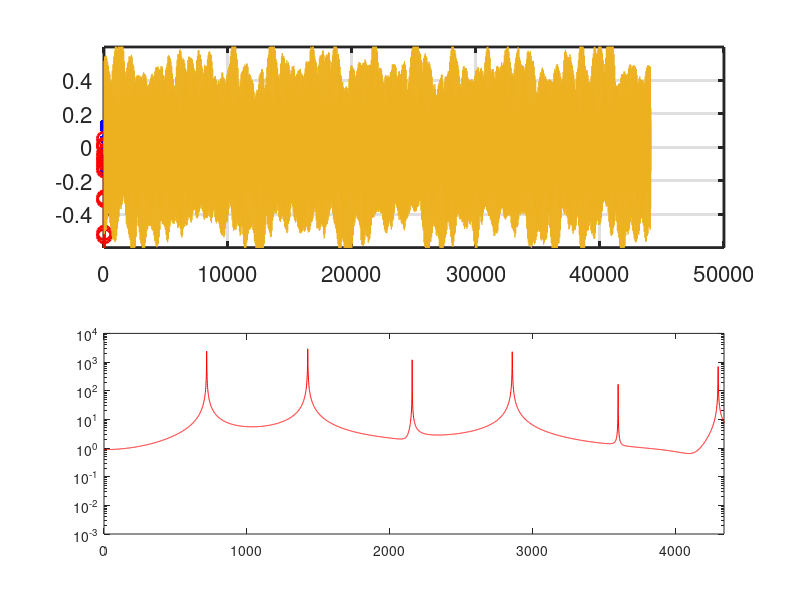

The MATLAB script that drew this image:
clear all;
close all;
clc;

drawSpeed = 10000;
fs = 44100;
k = 1/fs;
lengthSound = fs;

Ninit = 30.5;
N = Ninit;
L = 1;
h = 1/N;

cInit = h/k;
c = cInit;

h = c*k;
N = floor(1/h);
h = 1/N;
lambdaSq = (c*k/h)^2

overlap = 2;

uNext = zeros(floor(N/2) + ceil((overlap + 1) / 2) - 1, 1);
u = zeros(floor(N/2) + ceil((overlap + 1) / 2) - 1, 1);

if mod(N,2) == 1
    uNext = [uNext; 0];
    u = [u; 0];
end

u(floor(N/5)-4:floor(N/5)+4) = hann(9);
uPrev = u;

wNext = zeros(floor(N/2) + floor((overlap + 1) / 2) - 1, 1);
w = zeros(floor(N/2) + floor((overlap + 1) / 2) - 1, 1);
% u3(floor(N/4)-5:floor(N/4)+5) = hann(11);
% w(floor(2*N/5)-4:floor(2*N/5)+4) = hann(9);
wPrev = w;

zNext = zeros(N, 1);
z = zeros(N-1, 1);
z(floor(N/5)-4:floor(N/5)+4) = hann(9);
zPrev = z;

origHLocs = 0:h:1;

eu = ones(length(u), 1);
Dxxu = spdiags([eu -2*eu eu], -1:1, length(u),length(u));

Dxxu(end-1,end-2) = 1.5;
Dxxu(end,end-1) = 1.5;


ew = ones(length(w), 1);
Dxxw = spdiags([ew -2*ew ew], -1:1, length(w),length(w));
% Dxxw(3,2) = 0.5;
Dxxw(2,3) = 1.5;
Dxxw(1,2) = 1.5;
% Dxxw(2,1) = 1/3;
% Dxxw(1,1) = -2;

ez = ones(length(z), 1);
Dxxz = spdiags([ez -2*ez ez], -1:1, length(z),length(z));

flag = false;
changeC = false;

eta = 0;
etaNext = 0;
omega0 = 10000;
interpol = "linear";
outFree = zeros(lengthSound, 1);
for n = 1:lengthSound
    NPrev = N;
    if changeC
        c = cInit * (1-5*n/lengthSound);
    else
        c = c;
    end
    h = 1.001*c*k;
    Ninit = 1/h;
    N = floor(1/h);
    Nsave(n) = N;
    hSave(n) = h;
    hLocs = 1:-h:0;
    
    lambdaSq = c^2 * k^2 / h^2;
    hLocsLeft = (1:(length(u))) * h;
    hLocsRight = flip(1 - ((1:(length(w))) * h));

    alf = (Ninit - N) + 0.5 * (1-(Ninit - N));
%     alf = 1 - 0.5 * (hLocsLeft(floor(N/2)) - hLocsRight(length(hLocsRight) - floor(N/2) + 1)) / h;
  
    if abs(N - NPrev) > 1
        disp('too fast')
    end
    if N > NPrev
        if mod(N,2) == 1
            if interpol == "linear"
                uNext = [uNext; ((1-alf) * wNext(1) + alf * wNext(2) - alf * uNext(end)) / (1-alf)];
                u = [u; ((1-alf) * w(1) + alf * w(2) - alf * u(end)) / (1-alf)];
                uPrev = [uPrev; ((1-alf) * wPrev(1) + alf * wPrev(2) - alf * uPrev(end)) / (1-alf)];
            else
                uNext = [uNext; ((1-alf) * wNext(1) + alf * wNext(2) - alf * uNext(end)) / (1-alf)];
                u = [u; ((1-alf) * w(1) + alf * w(2) - alf * u(end)) / (1-alf)];
                uPrev = [uPrev; ((1-alf) * wPrev(1) + alf * wPrev(2) - alf * uPrev(end)) / (1-alf)];
            
            end
        else 
            wNext = [uNext(end - overlap + 1);wNext];
            w = [u(end - overlap + 1);w];
            wPrev = [uPrev(end - overlap + 1);wPrev];
        end
        eu = ones(length(u), 1);
        Dxxu = spdiags([eu -2*eu eu], -1:1, length(u),length(u));
        Dxxu(end, end - 1) = 2;
        ew = ones(length(w), 1);
        Dxxw = spdiags([ew -2*ew ew], -1:1, length(w),length(w));
        Dxxw(1, 2) = 2;
    end
    
    if N < NPrev
        if mod(N,2) == 0
            uNext = uNext(1:end-1);
            u = u(1:end-1);
            uPrev = uPrev(1:end-1);
        else 
            wNext = wNext(2:end);
            w = w(2:end);
            wPrev = wPrev(2:end);
        end
        eu = ones(length(u), 1);
        Dxxu = spdiags([eu -2*eu eu], -1:1, length(u),length(u));
        Dxxu(end, end - 1) = 2;
        ew = ones(length(w), 1);
        Dxxw = spdiags([ew -2*ew ew], -1:1, length(w),length(w));
        Dxxw(1, 2) = 2;
    end

    
    leftRange = 2:length(u)-1;
    rightRange = 2:length(w)-1;
%     if mod(N,2) == 1
% %         hLocsLeft = 0:h:((L + h * 0.99999) /2);
% %         hLocsRight = flip(L:-h:(L/2));
%         hLocsLeft = 0:h:(L/2 + h * (overlap + 0.9999));
%         hLocsRight = flip(L:-h:(L/2 - h * overlap));
% 
%     else
%         hLocsLeft = 0:h:(L/2 + h * overlap);
%         hLocsRight = flip(L:-h:(L/2 - h * (overlap)));
%     end
    hLocsLeft = (1:(length(u))) * h;
    hLocsRight = flip(1 - ((1:(length(w))) * h));


    cub = [alf * (alf - 1) * (alf - 2) / -6, ...
            (alf - 1) * (alf + 1) * (alf - 2) / 2, ...
            alf * (alf + 1) * (alf - 2) / -2, ...
            alf * (alf + 1) * (alf - 1) / 6];
        
    Iu = zeros(1, length(u));
    Iw = zeros(1, length(w));
    if interpol == "linear"
        Iu(end) = alf;
        Iu(end-1) = 1-alf;
        Iw(2) = 1-alf;
        Iw(1) = alf;
    else
        Iu(end-3 : end) = cub;
        Iw(1:4) = cub;
    end
    Ju = Iu' * 1/h;    
    Jw = Iw' * 1/h;

        
    uLeftLocs = ((length(uNext) - overlap + 1) : length(uNext))';
    uRightLocs = (1:overlap)';
    
    uLeftPoints = alf * u(uLeftLocs) + (1 - alf) * u(uLeftLocs - 1);
    uRightPoints = alf * w(uRightLocs) + (1 - alf) * w(uRightLocs + 1);
    
    %% left half string
    uNext = 2 * u + lambdaSq * Dxxu * u - uPrev;
    
    %% right half string
    wNext = 2 * w + lambdaSq * Dxxw * w - wPrev;
    
    %% orig string
    zNext = 2 * z + lambdaSq * Dxxz * z - zPrev;


    alf = 0.5;
    %% connection  
    I1u = zeros(1,length(u));
    I1w = zeros(1,length(w));
    I1u(end-1) = 1-alf;
    I1u(end) = alf;
    I1w(1) = 1;
    J1u = I1u' * 1/h;    
    J1w = I1w' * 1/h;

    I2u = zeros(1,length(u));
    I2w = zeros(1,length(w));
    I2u(end) = 1;
    I2w(1) = alf;
    I2w(2) = 1-alf;
    J2u = I2u' * 1/h;    
    J2w = I2w' * 1/h;

    
    a11 = I1u * J1u + I1w * J1w;
    a12 = I1u * J2u + I1w * J2w;
    a21 = I2u * J1u + I2w * J1w;
    a22 = I2u * J2u + I2w * J2w;
    
%     F1 = h * c^2 / h^2 * (-u(end-2));
%     F2 = h * c^2 / h^2 * (w(3));

    solut = [a11, a12; ...
             a21, a22] \ [(c^2 / h^2 * sum(I1w * Dxxw * w) - c^2 / h^2 * sum(I1u * Dxxu * u)); ...
                (c^2 / h^2 * sum(I2w * Dxxw * w) - c^2 / h^2 * sum(I2u * Dxxu * u))];
    uNext = uNext + k^2 * (J1u * solut(1) + J2u * solut(2));
    wNext = wNext - k^2 * (J1w * solut(1) + J2w * solut(2));

    scalingU = ones(length(u),1);
    scalingU(end-1:end) = 0.5;
    kinEnergyU(n) = 1/2 * h * sum (scalingU .* (1/k * (u - uPrev)).^2);
    potEnergyU(n) = c^2/(2 * h) * sum((u(2:end-1) - u(1:end-2)) .* (uPrev(2:end-1) - uPrev(1:end-2)));
    potEnergyU(n) = potEnergyU(n) + c^2/(2 * h) * sum((u(1) - 0) .* (uPrev(1) - 0)); % left boundary
    potEnergyU(n) = potEnergyU(n) + c^2/(4 * h) * sum((u(end) - u(end-1)) .* (uPrev(end) - uPrev(end-1))); % right boundary

    totEnergyU(n) = kinEnergyU(n) + potEnergyU(n);
    
    scalingW = ones(length(w),1);
    scalingW(1:2) = 0.5;

    kinEnergyW(n) = 1/2 * h * sum(scalingW .* (1/k * (w - wPrev)).^2);
    potEnergyW(n) = c^2/(2 * h) * sum((w(3:end) - w(2:end-1)) .* (wPrev(3:end) - wPrev(2:end-1)));
    potEnergyW(n) = potEnergyW(n) + c^2/(2 * h) * sum((0 - w(end)) .* (0 - wPrev(end))); % left boundary
    potEnergyW(n) = potEnergyW(n) + c^2/(4 * h) * sum((w(2) - w(1)) .* (wPrev(2) - wPrev(1))); % right boundary

    totEnergyW(n) = kinEnergyW(n) + potEnergyW(n);
        
    totEnergy(n) = totEnergyU(n) + totEnergyW(n);% + connEnergy(n);
    if mod(n, drawSpeed) == 0

        subplot(2,1,1)
        hold off;
        plot(hLocsLeft * N, u, 'LineWidth' ,2, 'Marker', '.', 'MarkerSize', 20, 'Color', 'b') 
%         plot([hLocsLeft, hLocsLeft(end) + h] * N, [0;0;0;0;0;0;-5.55111512312578e-17;-0.146446609406726;-0.353553390593274;-0.500000000000000;-0.500000000000000;-0.353553390593274;-0.146446609406726;0;0;0;0], 'LineWidth' , 2, 'Marker', '.', 'MarkerSize', 20)
        hold on;
        wOffset = 0.00;
        plot(hLocsRight * N, w + wOffset, 'Linewidth', 2,  'Marker', 'o', 'MarkerSize', 10, 'Color', 'r')
%         plot(z, 'Linewidth', 2,  'Marker', 'o', 'MarkerSize', 7, 'Color', 'g')
%         plot(hLocsRight * N, [0;5.55111512312578e-1   7;0;0;0.146446609406726;0.353553390593274;0.500000000000000;0.500000000000000;0.353553390593274;0.146446609406726;0;0;0;0;0;0], 'Linewidth', 2,  'Marker', 'o', 'MarkerSize', 10)
        ylim([-0.6, 0.6])
        grid on;
% %         hold on;
% %         scatter([hLocsLeft(end) + h, hLocsRight(1) - h], [uRightPoint, uLeftPoint]);
% %         scatter((hLocsLeft(end)+h) * N, 0, 'b', 'Marker', 'o', 'Linewidth', 2)
% %         scatter((hLocsRight(1)-h) * N, 0, 'r', 'filled')
% %         legend('$u$', '$w$', '$u_{M+1}$', '$w_{-1}$', 'interpreter', 'latex', 'Fontsize', 16)
%         textOffsetX = 0.1;
%         xlim([12, 19])
%         ylim([-0.1, 0.1] + wOffset * 0.5)
%         textOffsetY = 0.007;
%         text(14 + textOffsetX, -textOffsetY, '$u_{M-2}^n$', 'interpreter', 'latex', 'Fontsize', 18)
%         text(15 + textOffsetX, -textOffsetY, '$u_{M-1}^n$', 'interpreter', 'latex', 'Fontsize', 18)
%         text(16 + textOffsetX, -textOffsetY, '$u_M^n$', 'interpreter', 'latex', 'Fontsize', 18)
%         text(15 + textOffsetX, wOffset + textOffsetY, '$w_0^n$', 'interpreter', 'latex', 'Fontsize', 18)
%         text(16 + textOffsetX, wOffset + textOffsetY, '$w_1^n$', 'interpreter', 'latex', 'Fontsize', 18)
%         text(17 + textOffsetX, wOffset + textOffsetY, '$w_2^n$', 'interpreter', 'latex', 'Fontsize', 18)
%         
%         plot([15, 15], [wOffset, 0], '--', 'Color', 'k', 'Linewidth', 2);
%         plot([16, 16], [wOffset, 0], '--', 'Color', 'k', 'Linewidth', 2);
% 
%         text(15 + textOffsetX, wOffset*0.5, '$F_1$', 'interpreter', 'latex', 'Fontsize', 18)
%         text(16 + textOffsetX, wOffset*0.5, '$F_2$', 'interpreter', 'latex', 'Fontsize', 18)
% %         yticklabels([])
%         yticks([])

        set(gca, 'Fontsize', 16, 'Linewidth', 2)
        if n == 16
            disp("wait")
        end
        
        subplot(2,1,2)
        plot(totEnergy(1:n) / totEnergy(1) - 1)
%         hold off
%         plot(totEnergyU(1:n) + totEnergyW(1:n) - (totEnergyU(1) + totEnergyW(1)))     
% %         hold on
% %         plot(connEnergy(1:n))
% %         hold off;
%         
% %         hold off;
% %         plot(totEnergyU(1:n) / totEnergy(1) - 1);
% %         hold on;
% %         plot(connEnergy(1:n) / 2)
%         subplot(3,1,3);
%         plot(totEnergy(1:n) / totEnergy(1) - 1);
        pause(0.2)
        drawnow;
    end
    uPrev = u;
    u = uNext;
    
    wPrev = w;
    w = wNext;
    
    zPrev = z;
    z = zNext;
    
    outFree(n) = wNext(end - 10);
end
subplot(2,1,1)
plot(outFree)

subplot(2,1,2)
outfft = fft(outFree);
semilogy([0:lengthSound-1]'*fs/lengthSound, abs(outfft), 'r');
xlim([0 3*c/L])

c/2